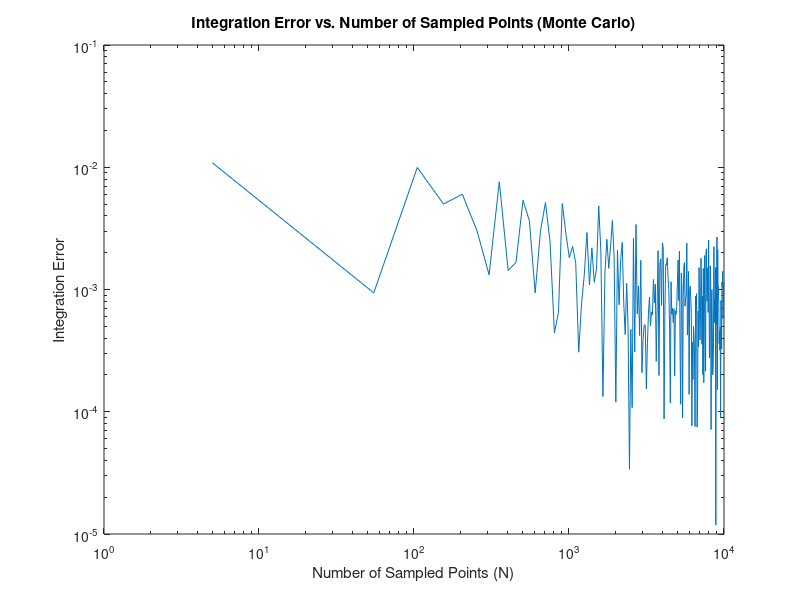

MATLAB code to generate this figure:
function [integration_error, Nt, ft_5, xr, yr, yrmax] = zadanie4()
    % Numeryczne całkowanie metodą Monte Carlo.

    % Reference value of the integral
    reference_value = 0.0473612919396179;

    mu = 10; 
    sigma = 3; 
    
    f = @(t) (1 / (sigma * sqrt(2 * pi))) * exp(-((t - mu)^2) / (2 * sigma^2));
   
    t = 5;
    ft_5 = f(t);

    yrmax = ft_5 * 1.1; % Slightly larger than ft_5 for safety margin

    a = 0;
    b = 5;

    Nt = 5:50:10^4;
    integration_error = zeros(size(Nt));
  
    xr = cell(size(Nt));
    yr = cell(size(Nt));

    for i = 1:length(Nt)
        N = Nt(i);
        [integral, x_points, y_points] = MonteCarlo_method(f, N, a, b, yrmax);
        integration_error(i) = abs(integral - reference_value);
        xr{i} = x_points;
        yr{i} = y_points;
    end

    figure;
    loglog(Nt, integration_error);
    xlabel('Number of Sampled Points (N)');
    ylabel('Integration Error');
    title('Integration Error vs. Number of Sampled Points (Monte Carlo)');
    saveas(gcf, 'zadanie4.png');
end

function [integral, x_points, y_points] = MonteCarlo_method(f, N, a, b, yrmax)
    x_points = a + (b - a) * rand(1, N);
    y_points = yrmax * rand(1, N);
    fx = arrayfun(f, x_points);
    points_below_curve = sum(y_points <= fx);
    area_rect = (b - a) * yrmax;
    integral = area_rect * (points_below_curve / N);
end
